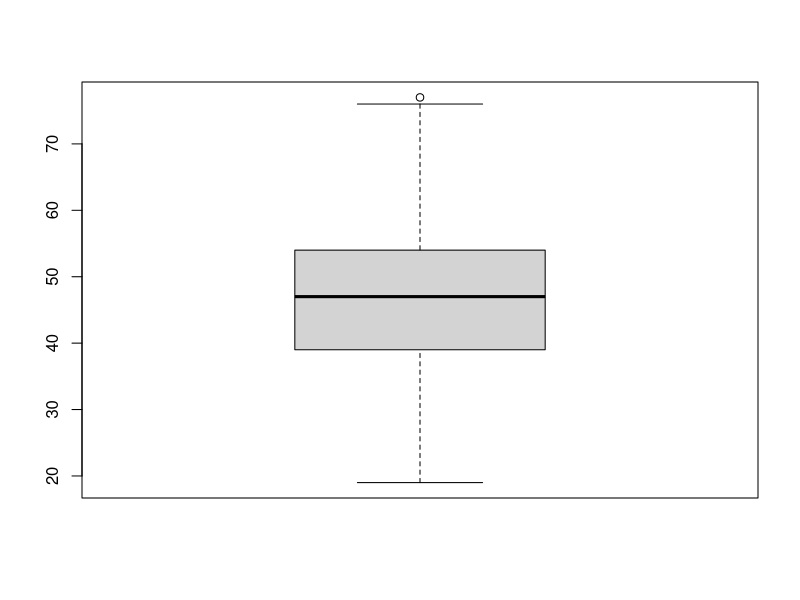
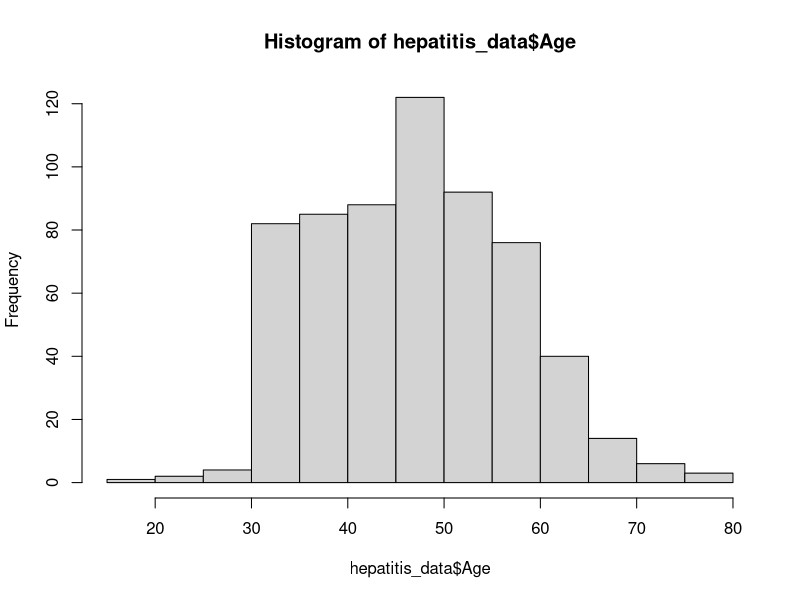
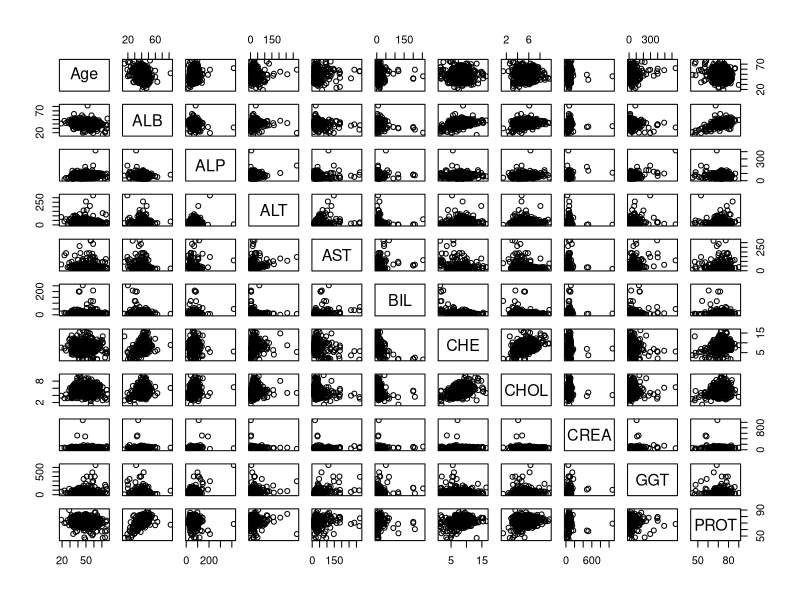

Recreate these plots in R, in order.
# Load dataset
hepatitis_data <- read.csv("data/HepatitisCdata.csv", colClasses = c(
  Category = "factor",
  Age = "numeric",
  Sex = "factor",
  ALB = "numeric",
  ALP = "numeric",
  ALT = "numeric",
  AST = "numeric",
  BIL = "numeric",
  CHE = "numeric",
  CHOL = "numeric",
  CREA = "numeric",
  GGT = "numeric",
  PROT = "numeric"
))

# Display the structure of the dataset
str(hepatitis_data)

# View the first few rows of the dataset
head(hepatitis_data)

# View the dataset in a separate viewer window
View(hepatitis_data)

# Frequency of each category
table(hepatitis_data$Category)

# Frequency of each sex
table(hepatitis_data$Sex)

# Mean, median, and mode of ALB
mean_ALB <- mean(hepatitis_data$ALB)
median_ALB <- median(hepatitis_data$ALB)
mode_ALB <- names(sort(-table(hepatitis_data$ALB)))[1]

# Display results
cat("Mean ALB:", mean_ALB, "\n")
cat("Median ALB:", median_ALB, "\n")
cat("Mode ALB:", mode_ALB, "\n")

# Mean of other numerical variables
col_means <- colMeans(hepatitis_data[, sapply(hepatitis_data, is.numeric)])
col_means

# Summary statistics for numerical variables
summary(hepatitis_data[, sapply(hepatitis_data, is.numeric)])

# Boxplot for Age
boxplot(hepatitis_data$Age)

# Histogram for Age
hist(hepatitis_data$Age)

# Correlation matrix
cor_matrix <- cor(hepatitis_data[, sapply(hepatitis_data, is.numeric)])
cor_matrix

# Scatterplot matrix for numerical variables
pairs(hepatitis_data[, sapply(hepatitis_data, is.numeric)])

